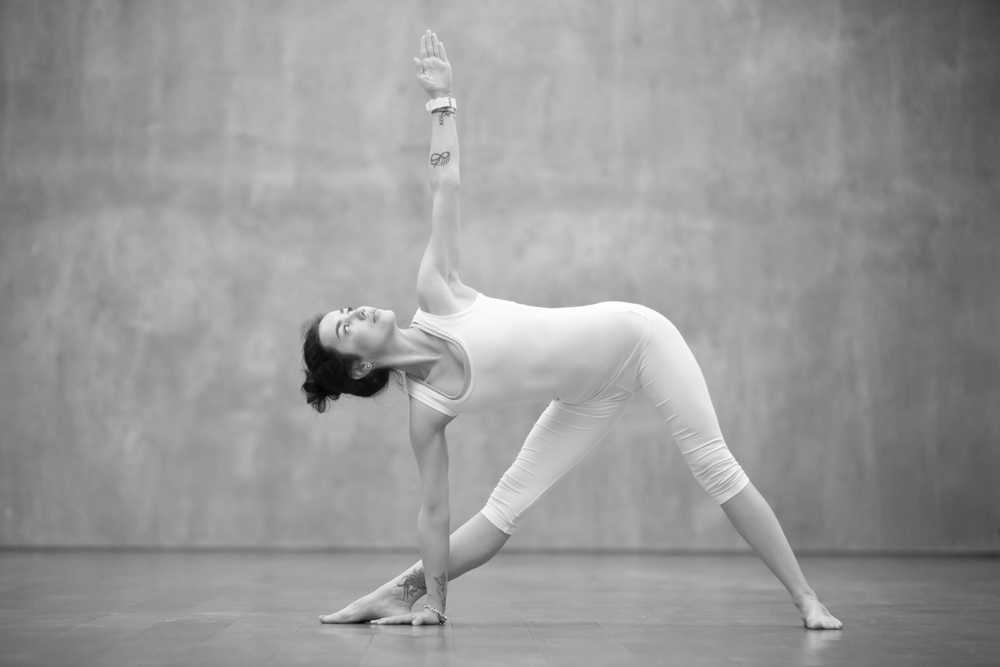
#> input picture Images/img5.png, 1000 x 667 px, shrunk from 1440 x 960 before the run
$ jupyter execute 'cv_5_6_用于角点检测的FAST算法.ipynb'
#> lines starting #> are read from the running program, lines starting #| are printed output that depends on the picture
[cell 1]
import numpy as np
import cv2 as cv
from matplotlib import pyplot as plt

img5 = cv.imread('../Images/img5.png',0)
#> img5 is the input picture: shape (667, 1000); min 4, max 255, mean 153.2
# 用默认值初始化FAST对象
fast = cv.FastFeatureDetector_create()
# 寻找并绘制关键点
kp = fast.detect(img5,None)
#> kp = 883 keypoints; strongest (x, y, size): (372, 621, 7), (349, 310, 7), (432, 112, 7), (308, 402, 7)
result1 = cv.drawKeypoints(img5, kp, None, color=(255,0,0))
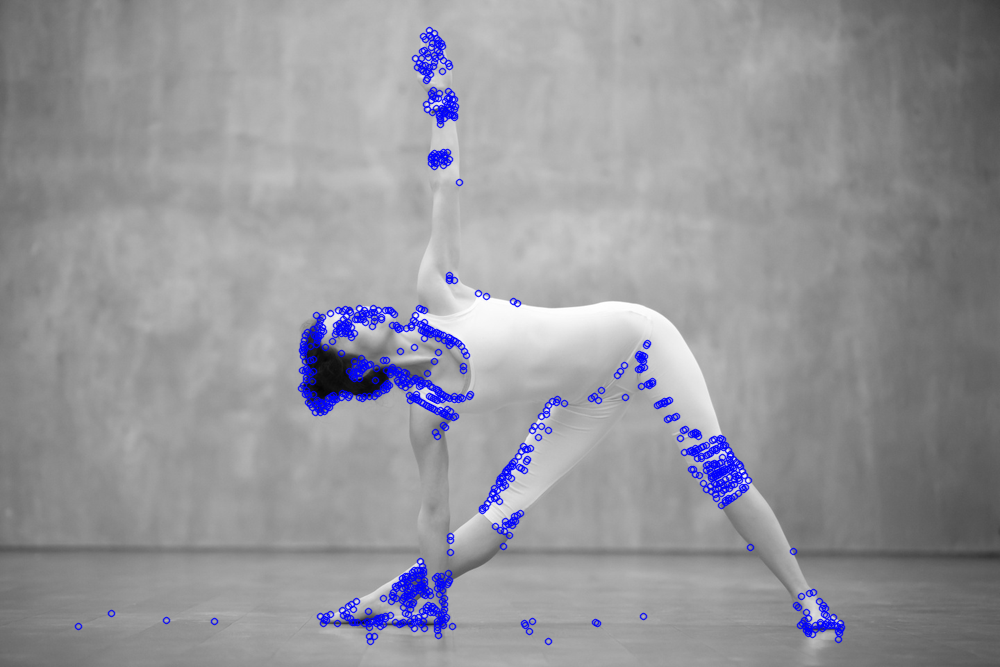
#> result1: shape (667, 1000, 3); mean of channels 0, 1, 2 155.2, 149.6, 149.6; drawn as B, G, R
# 打印所有默认参数
print( "Threshold: {}".format(fast.getThreshold()) )
print( "nonmaxSuppression:{}".format(fast.getNonmaxSuppression()) )
print( "neighborhood: {}".format(fast.getType()) )
print( "Total Keypoints with nonmaxSuppression: {}".format(len(kp)) )
#| Total Keypoints with nonmaxSuppression: 883
result1 = result1[:,:,::-1]
plt.imshow(result1)
plt.show()
# 关闭非极大抑制
fast.setNonmaxSuppression(0)
kp = fast.detect(img5,None)
#> kp = 3554 keypoints; strongest (x, y, size): (428, 29, 7), (429, 29, 7), (427, 30, 7), (428, 30, 7)
print( "Total Keypoints without nonmaxSuppression: {}".format(len(kp)) )
#| Total Keypoints without nonmaxSuppression: 3554
result2 = cv.drawKeypoints(img5, kp, None, color=(255,0,0))
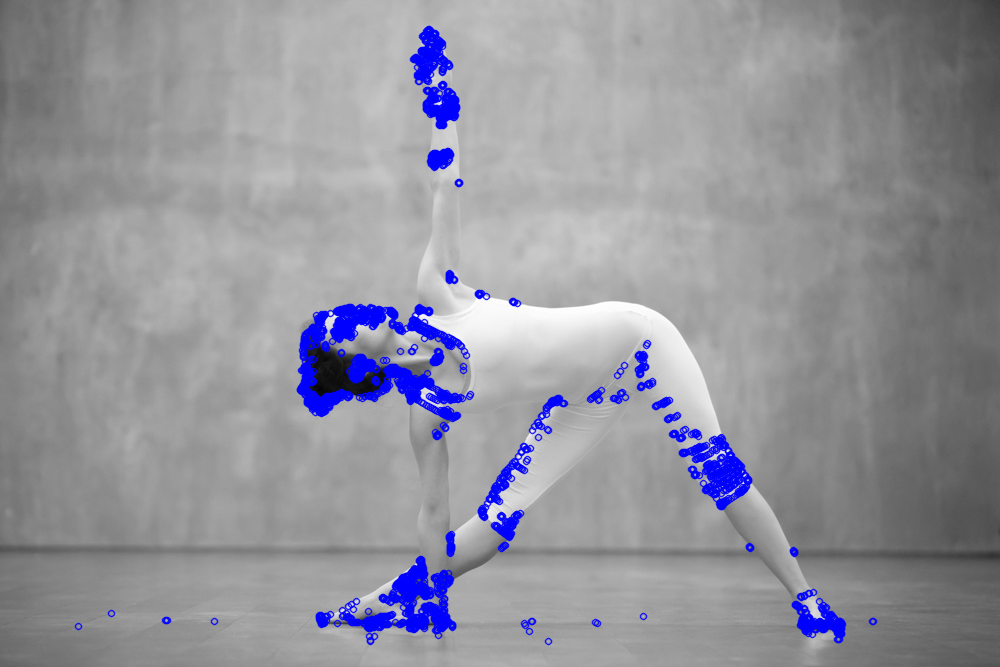
#> result2: shape (667, 1000, 3); mean of channels 0, 1, 2 156.4, 147.6, 147.6; drawn as B, G, R
result2 = result1[:,:,::-1]
plt.imshow(result2)
plt.show()

$ run again, with Images/img11.png copied over Images/img5.png
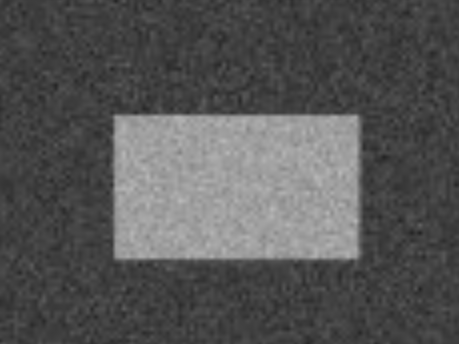
#> input picture Images/img11.png, 459 x 344 px
#> img5 is the input picture: shape (344, 459); min 36, max 184, mean 85.3
#> `kp = fast.detect(img5,None)`: kp = 360 keypoints; strongest (x, y, size): (115, 116, 7), (355, 116, 7), (355, 257, 7), (352, 261, 7)
#> `result1 = cv.drawKeypoints(img5, kp, None, color=(255,0,0))`:
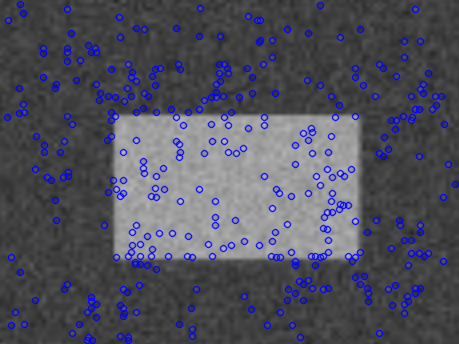
#> result1: shape (344, 459, 3); mean of channels 0, 1, 2 93.3, 80.7, 80.7; drawn as B, G, R
#| Total Keypoints with nonmaxSuppression: 360
#> `kp = fast.detect(img5,None)`: kp = 1465 keypoints; strongest (x, y, size): (20, 3, 7), (19, 4, 7), (20, 4, 7), (67, 4, 7)
#| Total Keypoints without nonmaxSuppression: 1465
#> `result2 = cv.drawKeypoints(img5, kp, None, color=(255,0,0))`:
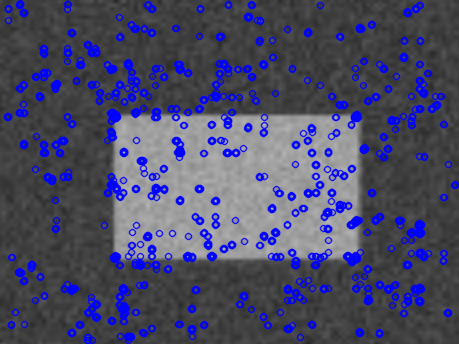
#> result2: shape (344, 459, 3); mean of channels 0, 1, 2 103.4, 75.1, 75.1; drawn as B, G, R
